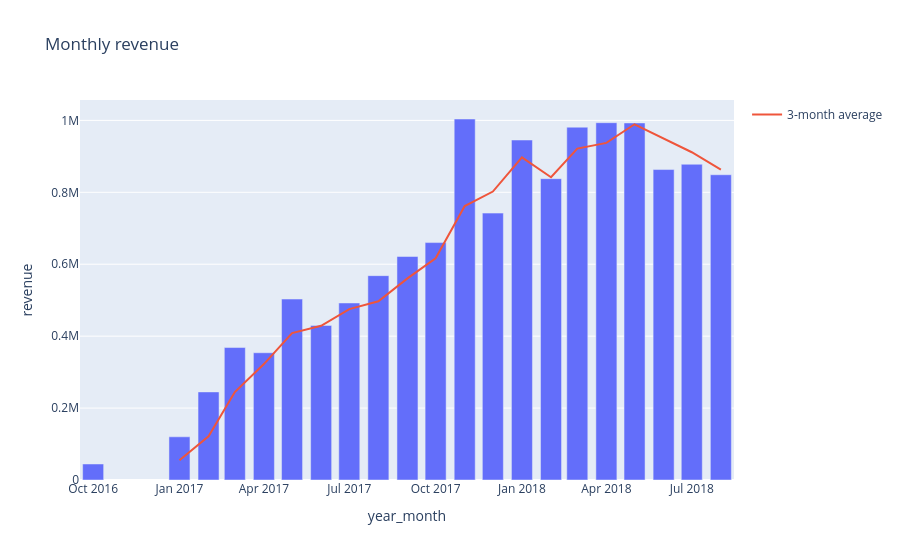

Notebook source saved alongside this figure:
### Code cell
full = m[m.orders >= 100]
fig = px.bar(full, x='year_month', y='revenue', title='Monthly revenue')
fig.add_scatter(x=full.year_month, y=full.revenue_3m_avg, name='3-month average')
fig.show()

### Figure 1 — Plotly figure (JSON) as saved in the notebook; plotly's stock layout.template omitted (floating-point values rounded to 4 significant figures)
{"data": [{"hovertemplate": "year_month=%{x}<br>revenue=%{y}<extra></extra>", "legendgroup": "", "marker": {"color": "#636efa", "pattern": {"shape": ""}}, "name": "", "orientation": "v", "showlegend": false, "textposition": "auto", "type": "bar", "x": ["2016-10", "2017-01", "2017-02", "2017-03", "2017-04", "2017-05", "2017-06", "2017-07", "2017-08", "2017-09", "2017-10", "2017-11", "2017-12", "2018-01", "2018-02", "2018-03", "2018-04", "2018-05", "2018-06", "2018-07", "2018-08"], "xaxis": "x", "y": [44510.0, 120100.0, 245000.0, 368300.0, 353800.0, 503200.0, 429900.0, 492300.0, 568200.0, 621400.0, 660200.0, 1004000.0, 742200.0, 945500.0, 837900.0, 981100.0, 993600.0, 992900.0, 863300.0, 878000.0, 848900.0], "yaxis": "y"}, {"name": "3-month average", "type": "scatter", "x": ["2016-10", "2017-01", "2017-02", "2017-03", "2017-04", "2017-05", "2017-06", "2017-07", "2017-08", "2017-09", "2017-10", "2017-11", "2017-12", "2018-01", "2018-02", "2018-03", "2018-04", "2018-05", "2018-06", "2018-07", "2018-08"], "y": [NaN, 54870.0, 121700.0, 244500.0, 322400.0, 408400.0, 429000.0, 475100.0, 496800.0, 560600.0, 616600.0, 761800.0, 802100.0, 897200.0, 841800.0, 921500.0, 937500.0, 989200.0, 949900.0, 911400.0, 863400.0]}], "layout": {"barmode": "relative", "legend": {"tracegroupgap": 0}, "title": {"text": "Monthly revenue"}, "xaxis": {"anchor": "y", "domain": [0.0, 1.0], "title": {"text": "year_month"}}, "yaxis": {"anchor": "x", "domain": [0.0, 1.0], "title": {"text": "revenue"}}}}
